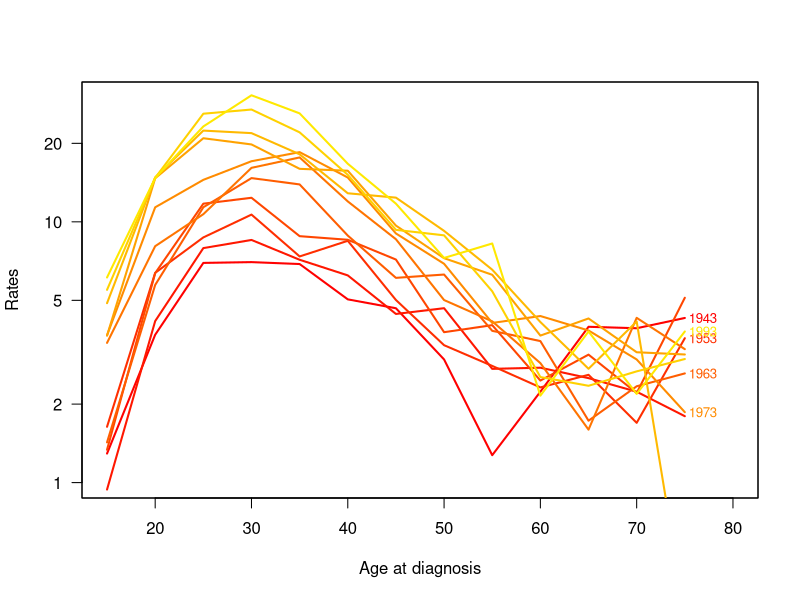
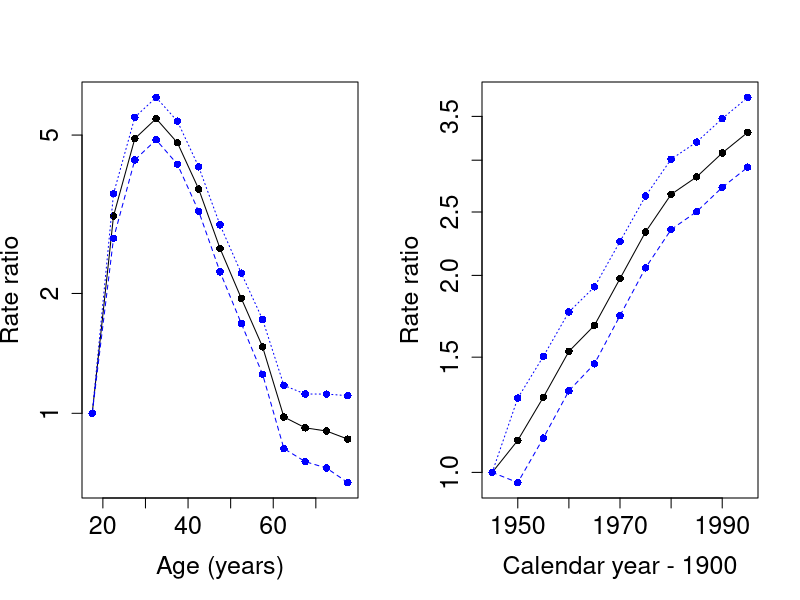
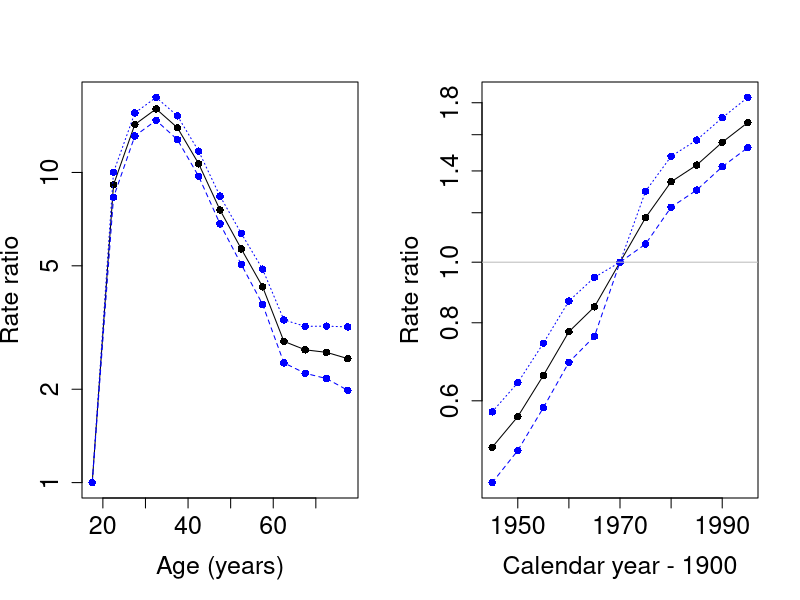
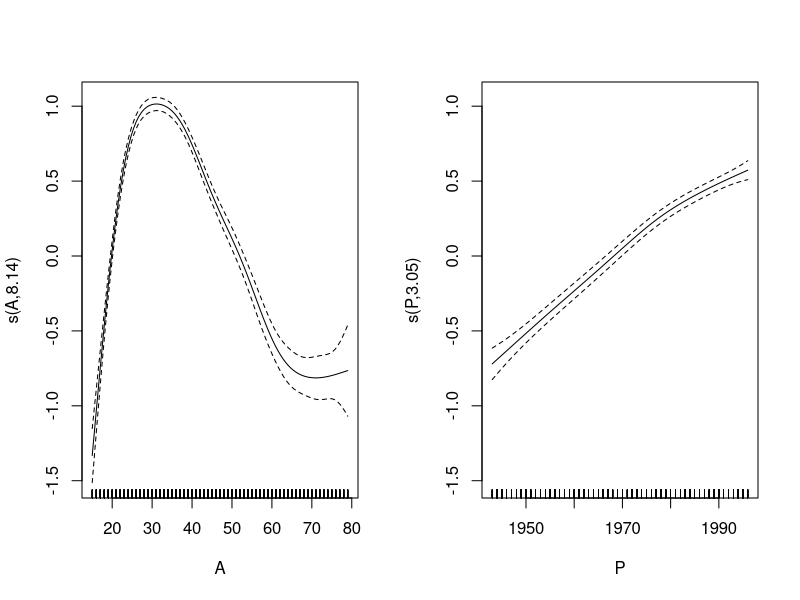
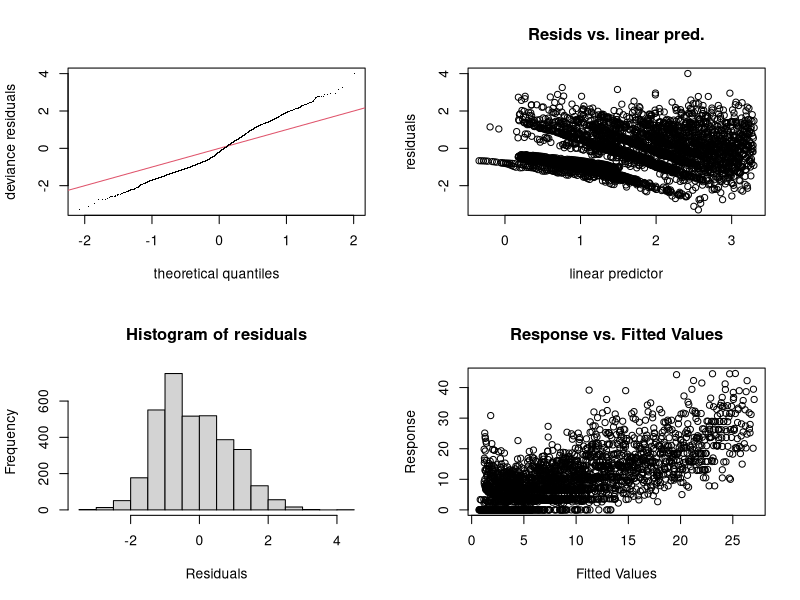
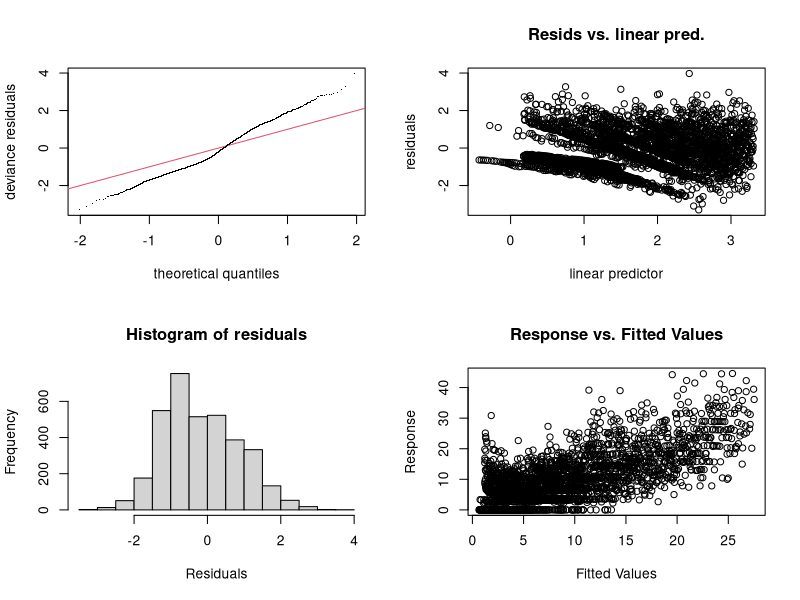
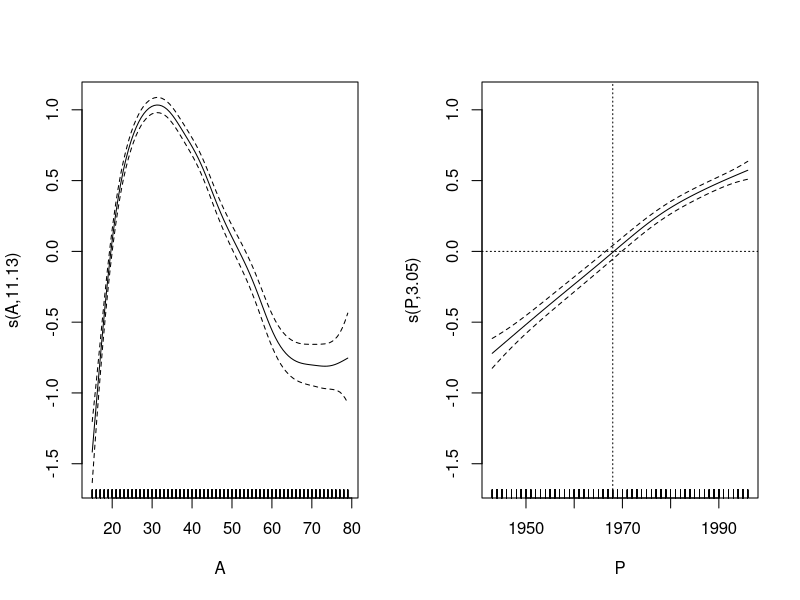
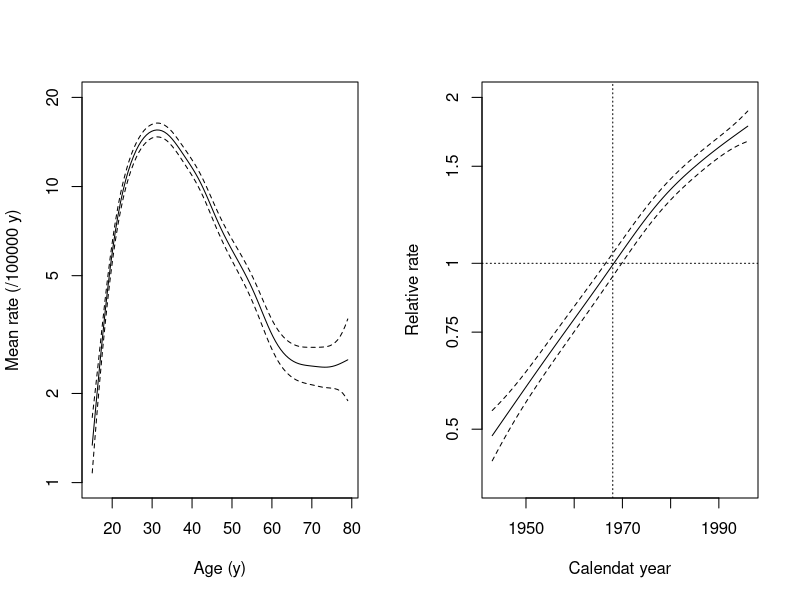

Generate these figures, in order, with R:
## ---- chunk 1
knitr::opts_chunk$set(results = "hide", keep.source = TRUE, include = TRUE, eps = FALSE, prefix.string = "./graph/cont-eff")
## ---- chunk 2
# opt <- options()
# options( width=90,
#          SweaveHooks=list( fig=function()
#          par(mar=c(3,3,1,1),mgp=c(3,1,0)/1.6,las=1,bty="n") ) )
## ---- chunk 3
library(Epi)
library(mgcv)
data(testisDK)
str(testisDK)
summary(testisDK)
head(testisDK)
## ---- chunk 4
tdk <- subset(testisDK, A > 14 & A < 80)
tdk$Age <- cut(tdk$A, br = 5 * (3:16), include.lowest = TRUE, right = FALSE)
nAge <- length(levels(tdk$Age))
tdk$Per <- cut(tdk$P,
  br = seq(1943, 1998, by = 5),
  include.lowest = TRUE, right = FALSE)
nPer <- length(levels(tdk$Per))
## ---- chunk 5
tab <- stat.table(
  index = list(Age, Per),
  contents = list(
    D = sum(D),
    Y = sum(Y / 1000),
    rate = ratio(D, Y, 10^5)
  ),
  margins = TRUE,
  data = tdk
)
str(tab)
## ---- chunk 6
str(tab)
par(mfrow = c(1, 1))
rateplot(
  rates = tab[3, 1:nAge, 1:nPer], which = "ap", ylim = c(1, 30),
  age = seq(15, 75, 5), per = seq(1943, 1993, 5),
  col = heat.colors(16), ann = TRUE
)
## ---- chunk 7
tdk$Y <- tdk$Y / 100000
mCat <- glm(cbind(D, Y) ~ Age + Per,
  family = poisreg(link = log), data = tdk )
round(ci.exp(mCat), 2)
## ---- chunk 8
aMid <- seq(17.5, 77.5, by = 5)
pMid <- seq(1945, 1995, by = 5)
par(mfrow = c(1, 2))
matplot(aMid, rbind(c(1,1,1), ci.exp(mCat)[2:13, ]), type = "o", pch = 16,     
   log = "y", cex.lab = 1.5, cex.axis = 1.5, col=c("black", "blue", "blue"),
  xlab = "Age (years)", ylab = "Rate ratio" )
matplot(pMid, rbind(c(1,1,1), ci.exp(mCat)[14:23, ]), type = "o", pch = 16,
  log = "y", cex.lab = 1.5, cex.axis = 1.5, col=c("black", "blue", "blue"),
  xlab = "Calendar year - 1900", ylab = "Rate ratio" )
## ---- chunk 9
tdk$Per70 <- Relevel(tdk$Per, ref = 6)
mCat2 <- glm(cbind(D, Y) ~ -1 + Age + Per70,
  family = poisreg(link = log), data = tdk )
round(ci.exp(mCat2), 2)
## ---- chunk 10
par(mfrow = c(1, 2))
matplot(aMid, rbind(c(1,1,1), ci.exp(mCat2)[2:13, ]), type = "o", pch = 16,     
   log = "y", cex.lab = 1.5, cex.axis = 1.5, col=c("black", "blue", "blue"),
  xlab = "Age (years)", ylab = "Rate ratio" )
matplot(pMid, rbind(ci.exp(mCat2)[14:18, ], c(1,1,1), ci.exp(mCat2)[19:23, ]),
        type = "o", pch = 16, log = "y", cex.lab = 1.5, cex.axis = 1.5,
        col=c("black", "blue", "blue"),
  xlab = "Calendar year - 1900", ylab = "Rate ratio" )
abline(h = 1, col = "gray")
## ---- chunk 11
library(mgcv)
mPen <- mgcv::gam(cbind(D, Y) ~ s(A) + s(P),
  family = poisreg(link = log), data = tdk
)
summary(mPen)
## ---- chunk 12
par(mfrow = c(1, 2))
plot(mPen, seWithMean = TRUE)
## ---- chunk 13
par(mfrow = c(2, 2))
gam.check(mPen)
## ---- chunk 14
mPen2 <- mgcv::gam(cbind(D, Y) ~ s(A, k = 20) + s(P),
  family = poisreg(link = log), data = tdk
)
summary(mPen2)
par(mfrow = c(2, 2))
gam.check(mPen2)
## ---- chunk 15
par(mfrow = c(1, 2))
plot(mPen2, seWithMean = TRUE)
abline(v = 1968, h = 0, lty = 3)
## ---- chunk 16
par(mfrow = c(1, 2))
icpt <- coef(mPen2)[1] #  estimated intecept
plot(mPen2,
  seWithMean = TRUE, select = 1, rug = FALSE,
  yaxt = "n", ylim = c(log(1), log(20)) - icpt,
  xlab = "Age (y)", ylab = "Mean rate (/100000 y)"
)
axis(2, at = log(c(1, 2, 5, 10, 20)) - icpt, labels = c(1, 2, 5, 10, 20))
plot(mPen2,
  seWithMean = TRUE, select = 2, rug = FALSE,
  yaxt = "n", ylim = c(log(0.4), log(2)),
  xlab = "Calendat year", ylab = "Relative rate"
)
axis(2, at = log(c(0.5, 0.75, 1, 1.5, 2)), labels = c(0.5, 0.75, 1, 1.5, 2))
abline(v = 1968, h = 0, lty = 3)
